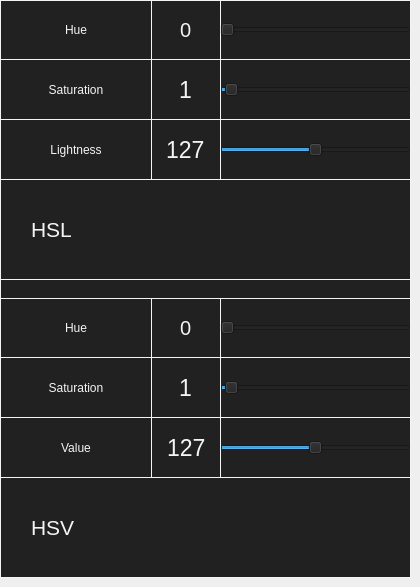
    <widget class="QWidget" name="tab_color">
     <property name="styleSheet">
      <string notr="true">QTabWidget {
	border: 1px solid #F4F4F4;
	background-color: #212121;
	color: #F4F4F4;
}
</string>
     </property>
     <attribute name="title">
      <string>Color</string>
     </attribute>
     <widget class="QDoubleSpinBox" name="spin_hue_hsl">
      <property name="geometry">
       <rect>
        <x>151</x>
        <y>0</y>
        <width>71</width>
        <height>60</height>
       </rect>
      </property>
      <property name="font">
       <font>
        <family>Helvetica</family>
        <pointsize>15</pointsize>
        <bold>false</bold>
       </font>
      </property>
      <property name="styleSheet">
       <string notr="true">QDoubleSpinBox
 {
	border: 1px solid #F4F4F4;
	background-color: #212121;
	color: #F4F4F4;
}

QDoubleSpinBox:hover {
     background-color: #e3f2fd;
	color: #212121;
 }</string>
      </property>
      <property name="alignment">
       <set>Qt::AlignCenter</set>
      </property>
      <property name="buttonSymbols">
       <enum>QAbstractSpinBox::NoButtons</enum>
      </property>
      <property name="decimals">
       <number>0</number>
      </property>
      <property name="minimum">
       <double>0.000000000000000</double>
      </property>
      <property name="maximum">
       <double>359.000000000000000</double>
      </property>
      <property name="singleStep">
       <double>1.000000000000000</double>
      </property>
      <property name="value">
       <double>0.000000000000000</double>
      </property>
     </widget>
     <widget class="QSlider" name="slider_hue_hsl">
      <property name="geometry">
       <rect>
        <x>220</x>
        <y>0</y>
        <width>191</width>
        <height>60</height>
       </rect>
      </property>
      <property name="styleSheet">
       <string notr="true">QSlider
 {
	border: 1px solid #F4F4F4;
	background-color: #212121;
	color: #F4F4F4;
}
</string>
      </property>
      <property name="minimum">
       <number>1</number>
      </property>
      <property name="maximum">
       <number>359</number>
      </property>
      <property name="value">
       <number>1</number>
      </property>
      <property name="orientation">
       <enum>Qt::Horizontal</enum>
      </property>
     </widget>
     <widget class="QPushButton" name="button_hsl">
      <property name="geometry">
       <rect>
        <x>0</x>
        <y>179</y>
        <width>411</width>
        <height>101</height>
       </rect>
      </property>
      <property name="font">
       <font>
        <family>Helvetica</family>
        <pointsize>16</pointsize>
       </font>
      </property>
      <property name="styleSheet">
       <string notr="true">QPushButton {
	padding: auto 30px;
	text-align: left;
	border: 1px solid #F4F4F4;
	background-color: #212121;
	color: #F4F4F4;
}

QPushButton:pressed {
     background-color: #64b5f6;
	color: #212121;
 }

QPushButton:hover {
     background-color: #64b5f6;
	color: #212121;
 }</string>
      </property>
      <property name="text">
       <string>HSL</string>
      </property>
     </widget>
     <widget class="QDoubleSpinBox" name="spin_saturation_hsl">
      <property name="geometry">
       <rect>
        <x>151</x>
        <y>59</y>
        <width>71</width>
        <height>61</height>
       </rect>
      </property>
      <property name="font">
       <font>
        <family>Helvetica</family>
        <pointsize>17</pointsize>
        <bold>false</bold>
       </font>
      </property>
      <property name="styleSheet">
       <string notr="true">QDoubleSpinBox
 {
	border: 1px solid #F4F4F4;
	background-color: #212121;
	color: #F4F4F4;
}

QDoubleSpinBox:hover {
     background-color: #bbdefb;
	color: #212121;
 }</string>
      </property>
      <property name="alignment">
       <set>Qt::AlignCenter</set>
      </property>
      <property name="buttonSymbols">
       <enum>QAbstractSpinBox::NoButtons</enum>
      </property>
      <property name="decimals">
       <number>0</number>
      </property>
      <property name="minimum">
       <double>1.000000000000000</double>
      </property>
      <property name="maximum">
       <double>50.000000000000000</double>
      </property>
      <property name="singleStep">
       <double>1.000000000000000</double>
      </property>
      <property name="value">
       <double>1.000000000000000</double>
      </property>
     </widget>
     <widget class="QSlider" name="slider_saturation_hsl">
      <property name="geometry">
       <rect>
        <x>220</x>
        <y>59</y>
        <width>191</width>
        <height>61</height>
       </rect>
      </property>
      <property name="styleSheet">
       <string notr="true">QSlider
 {
	border: 1px solid #F4F4F4;
	background-color: #212121;
	color: #F4F4F4;
}
</string>
      </property>
      <property name="minimum">
       <number>0</number>
      </property>
      <property name="maximum">
       <number>50</number>
      </property>
      <property name="value">
       <number>1</number>
      </property>
      <property name="orientation">
       <enum>Qt::Horizontal</enum>
      </property>
     </widget>
     <widget class="QLabel" name="label_hue_hsl">
      <property name="geometry">
       <rect>
        <x>0</x>
        <y>0</y>
        <width>152</width>
        <height>60</height>
       </rect>
      </property>
      <property name="styleSheet">
       <string notr="true">QLabel {
	border: 1px solid #F4F4F4;
	background-color: #212121;
	color: #F4F4F4;
}</string>
      </property>
      <property name="text">
       <string>Hue</string>
      </property>
      <property name="alignment">
       <set>Qt::AlignCenter</set>
      </property>
     </widget>
     <widget class="QLabel" name="label_saturation_hsl">
      <property name="geometry">
       <rect>
        <x>0</x>
        <y>59</y>
        <width>152</width>
        <height>61</height>
       </rect>
      </property>
      <property name="styleSheet">
       <string notr="true">QLabel {
	border: 1px solid #F4F4F4;
	background-color: #212121;
	color: #F4F4F4;
}</string>
      </property>
      <property name="text">
       <string>Saturation</string>
      </property>
      <property name="alignment">
       <set>Qt::AlignCenter</set>
      </property>
     </widget>
     <widget class="QLabel" name="label_lightnesS">
      <property name="geometry">
       <rect>
        <x>0</x>
        <y>119</y>
        <width>152</width>
        <height>61</height>
       </rect>
      </property>
      <property name="styleSheet">
       <string notr="true">QLabel {
	border: 1px solid #F4F4F4;
	background-color: #212121;
	color: #F4F4F4;
}</string>
      </property>
      <property name="text">
       <string>Lightness</string>
      </property>
      <property name="alignment">
       <set>Qt::AlignCenter</set>
      </property>
     </widget>
     <widget class="QSlider" name="slider_lightness">
      <property name="geometry">
       <rect>
        <x>220</x>
        <y>119</y>
        <width>191</width>
        <height>61</height>
       </rect>
      </property>
      <property name="styleSheet">
       <string notr="true">QSlider
 {
	border: 1px solid #F4F4F4;
	background-color: #212121;
	color: #F4F4F4;
}
</string>
      </property>
      <property name="minimum">
       <number>0</number>
      </property>
      <property name="maximum">
       <number>255</number>
      </property>
      <property name="value">
       <number>127</number>
      </property>
      <property name="orientation">
       <enum>Qt::Horizontal</enum>
      </property>
     </widget>
     <widget class="QDoubleSpinBox" name="spin_lightness">
      <property name="geometry">
       <rect>
        <x>151</x>
        <y>119</y>
        <width>70</width>
        <height>61</height>
       </rect>
      </property>
      <property name="font">
       <font>
        <family>Helvetica</family>
        <pointsize>17</pointsize>
        <bold>false</bold>
       </font>
      </property>
      <property name="styleSheet">
       <string notr="true">QDoubleSpinBox
 {
	border: 1px solid #F4F4F4;
	background-color: #212121;
	color: #F4F4F4;
}

QDoubleSpinBox:hover {
     background-color: #90caf9;
	color: #212121;
 }</string>
      </property>
      <property name="alignment">
       <set>Qt::AlignCenter</set>
      </property>
      <property name="buttonSymbols">
       <enum>QAbstractSpinBox::NoButtons</enum>
      </property>
      <property name="decimals">
       <number>0</number>
      </property>
      <property name="minimum">
       <double>0.000000000000000</double>
      </property>
      <property name="maximum">
       <double>255.000000000000000</double>
      </property>
      <property name="singleStep">
       <double>1.000000000000000</double>
      </property>
      <property name="value">
       <double>127.000000000000000</double>
      </property>
     </widget>
     <widget class="QDoubleSpinBox" name="spin_hue_hsv">
      <property name="geometry">
       <rect>
        <x>151</x>
        <y>298</y>
        <width>71</width>
        <height>60</height>
       </rect>
      </property>
      <property name="font">
       <font>
        <family>Helvetica</family>
        <pointsize>15</pointsize>
        <bold>false</bold>
       </font>
      </property>
      <property name="styleSheet">
       <string notr="true">QDoubleSpinBox
 {
	border: 1px solid #F4F4F4;
	background-color: #212121;
	color: #F4F4F4;
}

QDoubleSpinBox:hover {
     background-color: #42a5f5;
	color: #212121;
}
</string>
      </property>
      <property name="alignment">
       <set>Qt::AlignCenter</set>
      </property>
      <property name="buttonSymbols">
       <enum>QAbstractSpinBox::NoButtons</enum>
      </property>
      <property name="decimals">
       <number>0</number>
      </property>
      <property name="minimum">
       <double>0.000000000000000</double>
      </property>
      <property name="maximum">
       <double>359.000000000000000</double>
      </property>
      <property name="singleStep">
       <double>0.000000000000000</double>
      </property>
      <property name="value">
       <double>0.000000000000000</double>
      </property>
     </widget>
     <widget class="QPushButton" name="button_hsv">
      <property name="geometry">
       <rect>
        <x>0</x>
        <y>477</y>
        <width>411</width>
        <height>101</height>
       </rect>
      </property>
      <property name="font">
       <font>
        <family>Helvetica</family>
        <pointsize>16</pointsize>
       </font>
      </property>
      <property name="styleSheet">
       <string notr="true">QPushButton {
	padding: auto 30px;
	text-align: left;
	border: 1px solid #F4F4F4;
	background-color: #212121;
	color: #F4F4F4;
}

QPushButton:pressed {
     background-color: #F4F4F4;
	color: #212121;
 }

QPushButton:hover {
     background-color: #1565c0;
	color: #212121;
 }</string>
      </property>
      <property name="text">
       <string>HSV</string>
      </property>
     </widget>
     <widget class="QLabel" name="label_value">
      <property name="geometry">
       <rect>
        <x>0</x>
        <y>417</y>
        <width>152</width>
        <height>61</height>
       </rect>
      </property>
      <property name="styleSheet">
       <string notr="true">QLabel {
	border: 1px solid #F4F4F4;
	background-color: #212121;
	color: #F4F4F4;
}</string>
      </property>
      <property name="text">
       <string>Value</string>
      </property>
      <property name="alignment">
       <set>Qt::AlignCenter</set>
      </property>
     </widget>
     <widget class="QDoubleSpinBox" name="spin_value">
      <property name="geometry">
       <rect>
        <x>151</x>
        <y>417</y>
        <width>71</width>
        <height>61</height>
       </rect>
      </property>
      <property name="font">
       <font>
        <family>Helvetica</family>
        <pointsize>17</pointsize>
        <bold>false</bold>
       </font>
      </property>
      <property name="styleSheet">
       <string notr="true">QDoubleSpinBox
 {
	border: 1px solid #F4F4F4;
	background-color: #212121;
	color: #F4F4F4;
}

QDoubleSpinBox:hover {
     background-color: #1976d2;
	color: #212121;
}</string>
      </property>
      <property name="alignment">
       <set>Qt::AlignCenter</set>
      </property>
      <property name="buttonSymbols">
       <enum>QAbstractSpinBox::NoButtons</enum>
      </property>
      <property name="decimals">
       <number>0</number>
      </property>
      <property name="minimum">
       <double>0.000000000000000</double>
      </property>
      <property name="maximum">
       <double>255.000000000000000</double>
      </property>
      <property name="singleStep">
       <double>1.000000000000000</double>
      </property>
      <property name="value">
       <double>127.000000000000000</double>
      </property>
     </widget>
     <widget class="QSlider" name="slider_value">
      <property name="geometry">
       <rect>
        <x>220</x>
        <y>417</y>
        <width>191</width>
        <height>61</height>
       </rect>
      </property>
      <property name="styleSheet">
       <string notr="true">QSlider
 {
	border: 1px solid #F4F4F4;
	background-color: #212121;
	color: #F4F4F4;
}
</string>
      </property>
      <property name="minimum">
       <number>0</number>
      </property>
      <property name="maximum">
       <number>255</number>
      </property>
      <property name="value">
       <number>127</number>
      </property>
      <property name="orientation">
       <enum>Qt::Horizontal</enum>
      </property>
     </widget>
     <widget class="QLabel" name="label_hue_hsv">
      <property name="geometry">
       <rect>
        <x>0</x>
        <y>298</y>
        <width>152</width>
        <height>60</height>
       </rect>
      </property>
      <property name="styleSheet">
       <string notr="true">QLabel {
	border: 1px solid #F4F4F4;
	background-color: #212121;
	color: #F4F4F4;
}</string>
      </property>
      <property name="text">
       <string>Hue</string>
      </property>
      <property name="alignment">
       <set>Qt::AlignCenter</set>
      </property>
     </widget>
     <widget class="QLabel" name="label_saturation_hsv">
      <property name="geometry">
       <rect>
        <x>0</x>
        <y>357</y>
        <width>152</width>
        <height>61</height>
       </rect>
      </property>
      <property name="styleSheet">
       <string notr="true">QLabel {
	border: 1px solid #F4F4F4;
	background-color: #212121;
	color: #F4F4F4;
}</string>
      </property>
      <property name="text">
       <string>Saturation</string>
      </property>
      <property name="alignment">
       <set>Qt::AlignCenter</set>
      </property>
     </widget>
     <widget class="QSlider" name="slider_saturation_hsv">
      <property name="geometry">
       <rect>
        <x>220</x>
        <y>357</y>
        <width>191</width>
        <height>61</height>
       </rect>
      </property>
      <property name="styleSheet">
       <string notr="true">QSlider
 {
	border: 1px solid #F4F4F4;
	background-color: #212121;
	color: #F4F4F4;
}
</string>
      </property>
      <property name="minimum">
       <number>0</number>
      </property>
      <property name="maximum">
       <number>50</number>
      </property>
      <property name="value">
       <number>1</number>
      </property>
      <property name="orientation">
       <enum>Qt::Horizontal</enum>
      </property>
     </widget>
     <widget class="QSlider" name="slider_hue_hsv">
      <property name="geometry">
       <rect>
        <x>220</x>
        <y>298</y>
        <width>191</width>
        <height>60</height>
       </rect>
      </property>
      <property name="styleSheet">
       <string notr="true">QSlider
 {
	border: 1px solid #F4F4F4;
	background-color: #212121;
	color: #F4F4F4;
}
</string>
      </property>
      <property name="minimum">
       <number>1</number>
      </property>
      <property name="maximum">
       <number>359</number>
      </property>
      <property name="value">
       <number>1</number>
      </property>
      <property name="orientation">
       <enum>Qt::Horizontal</enum>
      </property>
     </widget>
     <widget class="QDoubleSpinBox" name="spin_saturation_hsv">
      <property name="geometry">
       <rect>
        <x>151</x>
        <y>357</y>
        <width>70</width>
        <height>61</height>
       </rect>
      </property>
      <property name="font">
       <font>
        <family>Helvetica</family>
        <pointsize>17</pointsize>
        <bold>false</bold>
       </font>
      </property>
      <property name="styleSheet">
       <string notr="true">QDoubleSpinBox
 {
	border: 1px solid #F4F4F4;
	background-color: #212121;
	color: #F4F4F4;
}

QDoubleSpinBox:hover {
     background-color: #1e88e5;
	color: #212121;
}
</string>
      </property>
      <property name="alignment">
       <set>Qt::AlignCenter</set>
      </property>
      <property name="buttonSymbols">
       <enum>QAbstractSpinBox::NoButtons</enum>
      </property>
      <property name="decimals">
       <number>0</number>
      </property>
      <property name="minimum">
       <double>1.000000000000000</double>
      </property>
      <property name="maximum">
       <double>50.000000000000000</double>
      </property>
      <property name="singleStep">
       <double>1.000000000000000</double>
      </property>
      <property name="value">
       <double>1.000000000000000</double>
      </property>
     </widget>
     <widget class="QLabel" name="label">
      <property name="geometry">
       <rect>
        <x>0</x>
        <y>280</y>
        <width>411</width>
        <height>18</height>
       </rect>
      </property>
      <property name="styleSheet">
       <string notr="true">QLabel {
	border-right: 1px solid #F4F4F4;
	border-left: 1px solid #F4F4F4;
	background-color: #212121;
	color: #F4F4F4;
}</string>
      </property>
      <property name="text">
       <string/>
      </property>
     </widget>
    </widget>
